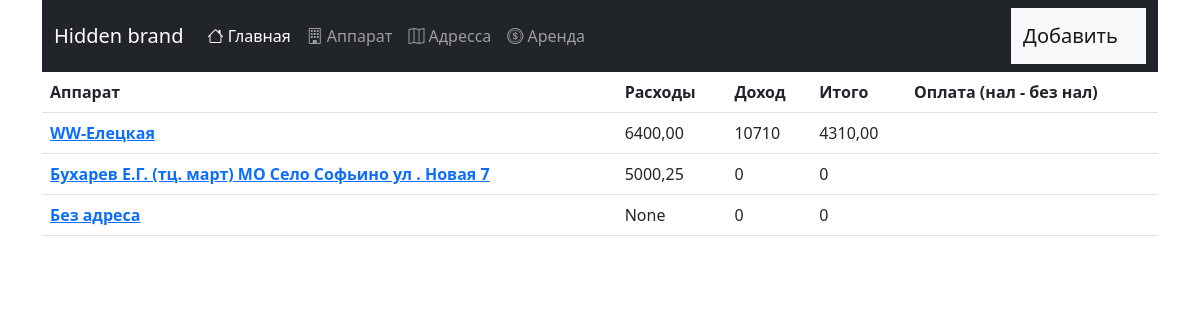
Before: / with the older database file.
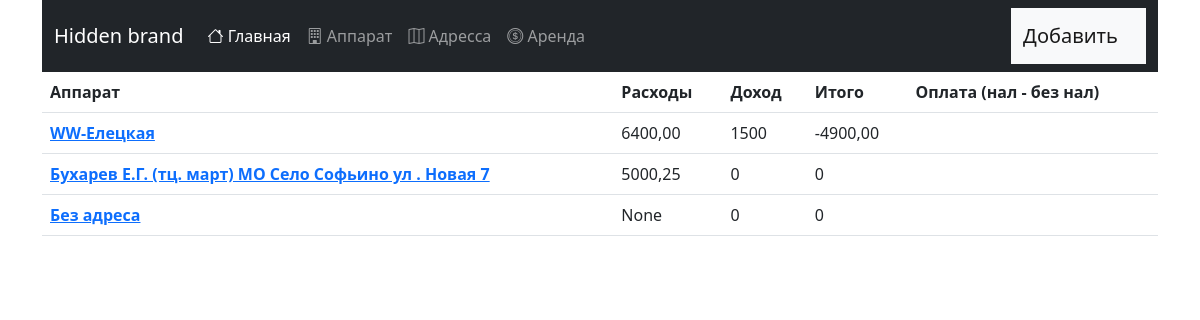
After: the same page with the newer database file.
### vend/models.py (models this page shows, shortened)
class Address(models.Model):
    PAYMENT = (
        ('nal', "Наличный расчет"),
        ('bez', "Безналичный расчет"),
    )
    name = models.CharField("Адрес", max_length=255)
    slug = models.SlugField('URL', max_length=255, unique=True, blank=True, null=True)
    to_rent = models.DecimalField('Аренда', max_digits=10, decimal_places=2, blank=True, null=True, )
    publish = models.DateTimeField(default=timezone.now, blank=True, null=True, )
    created = models.DateTimeField(auto_now_add=True)
    updated = models.DateTimeField(auto_now=True)
    payment = models.CharField('Оплата', max_length=3, choices=PAYMENT, default='bez')
    class Meta:
        verbose_name = 'Адрес'
        verbose_name_plural = 'Адреса'
    def get_sum_all(self):
        address_sum = Address.objects.get(name=self.name)
        device_sum = address_sum.device.all()
        def item(aa=0, *args):
                sum_number = []
                for i in args:
                    for a in i:
                        for s in a:
                            sum_number.append(s.number)
                return sum(sum_number)
        if device_sum and not None:
            sum_number_list = []
            for dev_sum in device_sum:
                current_datetime = timezone.now()
                list_date = dev_sum.sensor_set.filter(month__year=current_datetime.year,
                                                      month__month=current_datetime.month)
                sum_number_list.append(list_date)
            sum_number = item(0, sum_number_list) * 10
        else:
            sum_number = 0
        return sum_number
    def get_sum_all_sell(self):
        address_sum = Address.objects.get(name=self.name)
        device_sum = address_sum.device.all()
        def item(aa=0, *args):
                sum_number = []
                for i in args:
                    for a in i:
                        for s in a:
                            sum_number.append(s.number)
                return sum(sum_number)
        if device_sum and not None:
            sum_number_list = []
            for dev_sum in device_sum:
                current_datetime = timezone.now()
                list_date = dev_sum.sensor_set.filter(month__year=current_datetime.year,
                                                      month__month=current_datetime.month)
                sum_number_list.append(list_date)
            sum_number = item(0, sum_number_list)
            sum_number =sum_number * 10 -self.to_rent
        else:
            sum_number = 0
        return sum_number

class Device(models.Model):
    address = models.ForeignKey(Address, on_delete=models.SET_DEFAULT, related_name='device',
                                default=Address.get_default_pk, verbose_name="Адреса")
    name = models.CharField("Название", blank=True, max_length=150, default='')
    class Meta:
        verbose_name = 'Аппарат'
        verbose_name_plural = 'Аппараты'

class Sensor(models.Model):
    device = models.ForeignKey(Device, on_delete=models.PROTECT)
    month = models.DateTimeField('Дата снятия счетчика', auto_now_add=True)
    number = models.IntegerField(verbose_name='Счетчик', default=0)
    class Meta:
        verbose_name = 'Счетчик игр'
        verbose_name_plural = 'Счетчики игры'

### vend/views.py (the view)
# urls.py: 2. Add a URL to urlpatterns:  path('', views.home, name='home')
def home(request):
    address = Address.objects.all()
    context = {
        'address': address,
    }
    return render(request, 'vend/home.html', context)

### templates/vend/home.html
{% extends 'base.html' %}
{% block content %}
    <div class="row">
        <table class="table">
            <thead>
            <tr>
                <th scope="col">Аппарат</th>
                <th scope="col">Расходы</th>
                <th scope="col">Доход</th>
                <th scope="col">Итого</th>
                <th scope="col">Оплата (нал - без нал)</th>
            </tr>
            </thead>
            <tbody>
            {% for addres in address %}
                <tr>
                    <th scope="row"><a href="{{ url }}">{{ addres.name }}</a></th>
                    <td>{{ addres.to_rent }}</td>
                    <td> {{ addres.get_sum_all }}</td>
                    <td>{{ addres.get_sum_all_sell }}</td>
                    <td>{{ device.address.payment }}</td>
                </tr>
            {% endfor %}
            </tbody>
        </table>
    </div>
{% endblock %}

### templates/base.html (shortened to what this page needs)
<!DOCTYPE html>
<html lang="ru">
<head>
    <link href="https://cdn.jsdelivr.net/npm/bootstrap@5.2.3/dist/css/bootstrap.min.css" rel="stylesheet"
>
    <link rel="stylesheet" href="https://cdn.jsdelivr.net/npm/bootstrap-icons@1.10.2/font/bootstrap-icons.css">
</head>
<body>
<div class="container">
    <nav class="navbar navbar-dark navbar-expand-lg bg-dark">
        <div class="container-fluid">
            <div class="collapse navbar-collapse" id="navbarTogglerDemo01">
                <a class="navbar-brand" href="#">Hidden brand</a>
                <ul class="navbar-nav me-auto mb-2 mb-lg-0">
                    <li class="nav-item">
                        <a class="nav-link active" aria-current="page" href="#"><i class="bi bi-house"></i> Главная</a>
                    </li>
                    <li class="nav-item">
                        <a class="nav-link" href="#"><i class="bi bi-building"></i> Аппарат</a>
                    </li>
                    <li class="nav-item">
                        <a class="nav-link"><i class="bi bi-map"></i> Адресса</a>
                    </li>
                    <li class="nav-item">
                        <a class="nav-link" href="#"><i class="bi bi-coin"></i> Аренда</a>
                    </li>
                </ul>
                <nav class="navbar navbar-light bg-light">
                    <div class="container-fluid">
                        <a class="navbar-brand" href="#">Добавить</a>
                    </div>
                </nav>
            </div>
        </div>
    </nav>
    <div class="container">
{% block content %}
{% endblock %}
    </div>
</div>
</body>
</html>

Changed rows visible on the page:
changed through a linked row, Address "WW-Елецкая": get_sum_all "10710" → "1500"; get_sum_all_sell "4310,00" → "-4900,00"
